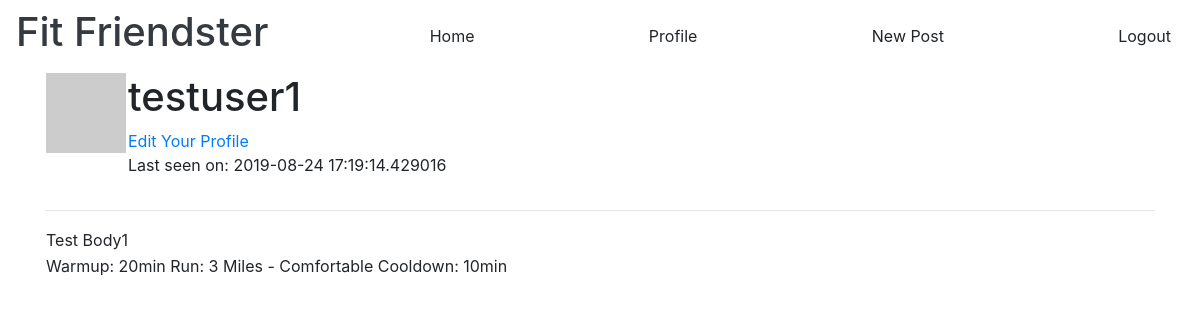
/user/testuser1 (signed in), run on the app's committed database.
### app/models.py (models this page shows, shortened)
class User(UserMixin, db.Model):
    id = db.Column(db.Integer, primary_key=True)
    username = db.Column(db.String(64), index=True, unique=True)
    first_name = db.Column(db.String(32))
    last_name = db.Column(db.String(32))
    email = db.Column(db.String(64), index=True, unique=True)
    password_hash = db.Column(db.String(128))
    about_me = db.Column(db.String(140))
    last_seen = db.Column(db.DateTime, default=datetime.utcnow)
    active = db.Column(db.Boolean)
    user_type = db.Column(db.String(64))
    posts = db.relationship('Post', backref='author', lazy='dynamic')
    def avatar(self, size):
        digest = md5(self.email.lower().encode('utf-8')).hexdigest()
        return 'https://www.gravatar.com/avatar/{}?d=identicon&s={}'.format(digest,size)

class Post(db.Model):
    id = db.Column(db.Integer, primary_key=True)
    title = db.Column(db.String(140))
    body = db.Column(db.String(140))
    timestamp = db.Column(db.DateTime, index=True, default=datetime.utcnow)
    user_id = db.Column(db.Integer, db.ForeignKey('user.id'))

### app/routes.py (the view)
@app.route('/user/<username>')
@login_required
def user(username):
    user = User.query.filter_by(username=username).first_or_404()
    posts = Post.query.filter_by(user_id=user.id).all()
    return render_template('user.html', title='Profile', user=user, posts=posts)

### app/models.py (called while the page is built)
@login.user_loader
def load_user(id):
    return User.query.get(int(id))

### app/routes.py (called while the page is built)
@app.before_request
def before_request():
    if current_user.is_authenticated:
        current_user.last_seen = datetime.utcnow()
        db.session.commit()

### app/templates/user.html (shortened to what this page needs)
{% extends "base.html" %}
{% block app_content %}
    <table>
        <tr valign="top">
            <td><img src="{{ user.avatar(128) }}"></td>
            <td>
                <h1>{{ user.username }}</h1>
                <a href="{{ url_for('edit_profile') }}">Edit Your Profile</a>
                {% if user.last_seen %}
                    <p>Last seen on: {{ user.last_seen }}</p>
                {% endif %}
            </td>
        </tr>
    </table>
    <hr>
        {% for post in posts %}
            {% include '_post.html' %}
        {% endfor %}
{% endblock %}

### app/templates/_post.html
<table>
    <tr valign="top">
        <td
            {{ post.author.username }} says: <br>
            {{ post.body }}
        </td>
    </tr>
</table>

### data on the page
User: username "testuser1", last_seen "2019-08-24 17:19:14.429016"
Post: body "Test Body1"
Post: body "Warmup: 20min Run: 3 Miles - Comfortable Cooldown: 10min"
